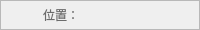
                 <widget class="QFrame" name="Pause_QF">
                  <property name="minimumSize">
                   <size>
                    <width>0</width>
                    <height>30</height>
                   </size>
                  </property>
                  <property name="maximumSize">
                   <size>
                    <width>16777215</width>
                    <height>30</height>
                   </size>
                  </property>
                  <property name="frameShape">
                   <enum>QFrame::StyledPanel</enum>
                  </property>
                  <property name="frameShadow">
                   <enum>QFrame::Raised</enum>
                  </property>
                  <layout class="QHBoxLayout" name="horizontalLayout_4">
                   <property name="spacing">
                    <number>10</number>
                   </property>
                   <property name="leftMargin">
                    <number>0</number>
                   </property>
                   <property name="topMargin">
                    <number>0</number>
                   </property>
                   <property name="rightMargin">
                    <number>3</number>
                   </property>
                   <property name="bottomMargin">
                    <number>0</number>
                   </property>
                   <item>
                    <widget class="QPushButton" name="run_button">
                     <property name="minimumSize">
                      <size>
                       <width>0</width>
                       <height>30</height>
                      </size>
                     </property>
                     <property name="maximumSize">
                      <size>
                       <width>16777215</width>
                       <height>30</height>
                      </size>
                     </property>
                     <property name="cursor">
                      <cursorShape>PointingHandCursor</cursorShape>
                     </property>
                     <property name="mouseTracking">
                      <bool>true</bool>
                     </property>
                     <property name="styleSheet">
                      <string notr="true">QPushButton{
background-repeat: no-repeat;
background-position: center;
border: none;
}
QPushButton:hover{

}</string>
                     </property>
                     <property name="text">
                      <string/>
                     </property>
                     <property name="icon">
                      <iconset resource="resources.qrc">
                       <normaloff>:/all/img/begin.png</normaloff>
                       <normalon>:/all/img/pause.png</normalon>:/all/img/begin.png</iconset>
                     </property>
                     <property name="iconSize">
                      <size>
                       <width>30</width>
                       <height>30</height>
                      </size>
                     </property>
                     <property name="checkable">
                      <bool>true</bool>
                     </property>
                     <property name="checked">
                      <bool>false</bool>
                     </property>
                    </widget>
                   </item>
                   <item>
                    <widget class="QLabel" name="label_3">
                     <property name="sizePolicy">
                      <sizepolicy hsizetype="Expanding" vsizetype="Preferred">
                       <horstretch>0</horstretch>
                       <verstretch>0</verstretch>
                      </sizepolicy>
                     </property>
                     <property name="minimumSize">
                      <size>
                       <width>5</width>
                       <height>0</height>
                      </size>
                     </property>
                     <property name="maximumSize">
                      <size>
                       <width>16777215</width>
                       <height>16777215</height>
                      </size>
                     </property>
                     <property name="styleSheet">
                      <string notr="true">font: 700 11pt &quot;Segoe UI&quot;;
color: rgba(0, 0, 0, 140);</string>
                     </property>
                     <property name="text">
                      <string>&lt;html&gt;&lt;head/&gt;&lt;body&gt;&lt;p&gt;位置：&lt;/p&gt;&lt;/body&gt;&lt;/html&gt;</string>
                     </property>
                    </widget>
                   </item>
                   <item>
                    <widget class="QPushButton" name="stop_button">
                     <property name="minimumSize">
                      <size>
                       <width>0</width>
                       <height>30</height>
                      </size>
                     </property>
                     <property name="maximumSize">
                      <size>
                       <width>16777215</width>
                       <height>30</height>
                      </size>
                     </property>
                     <property name="cursor">
                      <cursorShape>PointingHandCursor</cursorShape>
                     </property>
                     <property name="styleSheet">
                      <string notr="true">QPushButton{
background-image: url(:/all/img/stop.png);
background-repeat: no-repeat;
background-position: center;
border: none;
}

QPushButton:hover{

}</string>
                     </property>
                     <property name="text">
                      <string/>
                     </property>
                    </widget>
                   </item>
                  </layout>
                 </widget>
